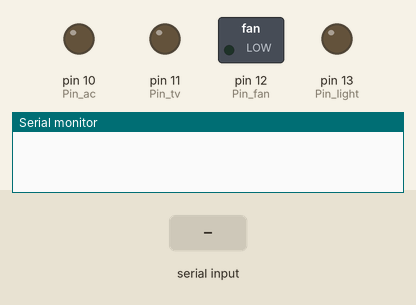
Recording of a sketch running on a simulated Arduino Uno, built with avr-gcc and run on an emulated ATmega328P. On the bench: switched loads named in the sketch (green lamp = pin HIGH), output pins drawn as LEDs (lit = HIGH), the last lines printed to the serial monitor. Inputs (shaded band) come from the test bench.

Above: at 1.2 s.
1.3 s: "television" received over Serial
At 2.7 s:
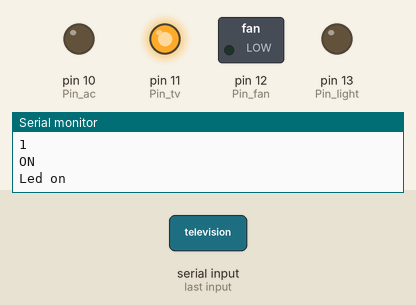
3.8 s: "Light" received over Serial
6.3 s: "light" received over Serial
Timing chart, 0 to 9.3 s (numbered marks = the images above; inputs shaded):
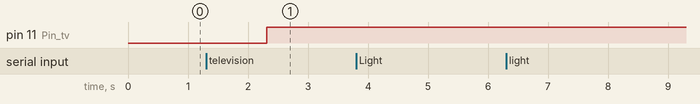

The sketch:

mavis.ino
```cpp
int Pin_light=13;
int Pin_fan=12;
int Pin_tv=11;
int Pin_ac=10;
int i,flag=0;
String Device_list[]={"TV","tv","television","AC","ac","air conditioner","Air Conditioning","fan","Fan","light","Light","lights","Everything","everything","all","All"};
String Comm_voice;
int called_pin;

void setup() {
pinMode(Pin_light, OUTPUT);
  pinMode(Pin_fan, OUTPUT);
  pinMode(Pin_tv, OUTPUT);
  pinMode(Pin_ac, OUTPUT);
  Serial.begin(9600);
}

void loop() {
    while(Serial.available()==0);
  Serial.flush();

  Comm_voice = Serial.readString();
  Serial.println(Comm_voice);
  flag=0;
  for(i=0;i<15;i++)
  {
    if(Comm_voice.indexOf(Device_list[i])>=0)
	{
	if(Comm_voice.indexOf("Light")>=0 || Comm_voice.indexOf("light")>=0 || Comm_voice.indexOf("lights")>=0)
		{
		flag=1;
		called_pin=Pin_light;
		}
	else if(Comm_voice.indexOf("tv")>=0 || Comm_voice.indexOf("TV")>=0 || Comm_voice.indexOf("television")>=0)
	{
		flag=1;
		called_pin=Pin_tv;
		}
	else if(Comm_voice.indexOf("AC")>=0 || Comm_voice.indexOf("ac")>=0 || Comm_voice.indexOf("air conditioner")>=0 ||  Comm_voice.indexOf("Air Conditioning")>=0)
		{
		flag=1;
		called_pin=Pin_ac;
		}
	else if(Comm_voice.indexOf("fan")>=0 || Comm_voice.indexOf("Fan")>=0)
		{
		flag=1;
		called_pin=Pin_fan;
		}
        else if(Comm_voice.indexOf("Everything")>=0 || Comm_voice.indexOf("All")>=0 || Comm_voice.indexOf("everything")>=0 || Comm_voice.indexOf("all")>=0)
                {
                  flag=2;
                }
	}
	else
        {
        }
  }
      Serial.println(flag);
        if(flag==1)
	{
        if(Comm_voice.indexOf("on")>=0)
		{
  		Serial.println("ON");
  		digitalWrite(called_pin, HIGH);
  		Serial.println("Led on");
		}
	if(Comm_voice.indexOf("off")>=0)
		{
		 Serial.println("OFF");
		 digitalWrite(called_pin, LOW);
		 Serial.println("Led off");
		}
	}

       else if(flag==2)
        {
          if(Comm_voice.indexOf("on")>=0)
                {
                  Serial.println("ON");
                  digitalWrite(Pin_light, HIGH);
                  digitalWrite(Pin_fan, HIGH);
                  digitalWrite(Pin_tv, HIGH);
                  digitalWrite(Pin_ac, HIGH);
                }
           if(Comm_voice.indexOf("off")>=0)
           {
             Serial.println("OFF");
             digitalWrite(Pin_light, LOW);
             digitalWrite(Pin_fan, LOW);
             digitalWrite(Pin_tv, LOW);
             digitalWrite(Pin_ac, LOW);

        }


}


}
```

Measured:
- after the input at 1.3 s, pin 11 (Pin_tv): LOW → HIGH after 1.0 s
